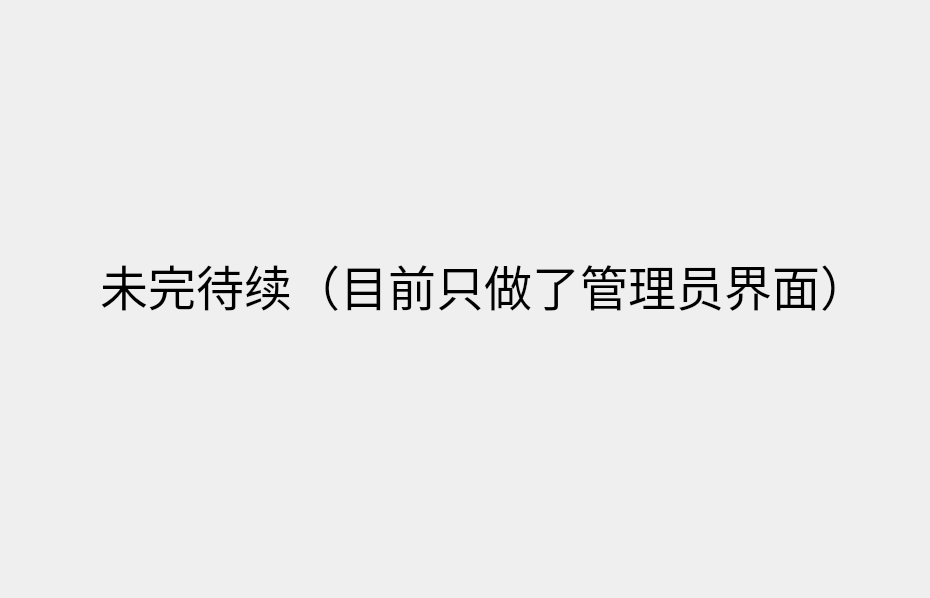
<?xml version="1.0" encoding="UTF-8"?>
<ui version="4.0">
 <class>ReaderCenter</class>
 <widget class="QWidget" name="ReaderCenter">
  <property name="geometry">
   <rect>
    <x>0</x>
    <y>0</y>
    <width>930</width>
    <height>598</height>
   </rect>
  </property>
  <property name="windowTitle">
   <string>Form</string>
  </property>
  <widget class="QLabel" name="label">
   <property name="geometry">
    <rect>
     <x>100</x>
     <y>200</y>
     <width>781</width>
     <height>171</height>
    </rect>
   </property>
   <property name="font">
    <font>
     <family>华文新魏</family>
     <pointsize>36</pointsize>
    </font>
   </property>
   <property name="text">
    <string>未完待续（目前只做了管理员界面）</string>
   </property>
  </widget>
 </widget>
 <resources/>
 <connections/>
</ui>
